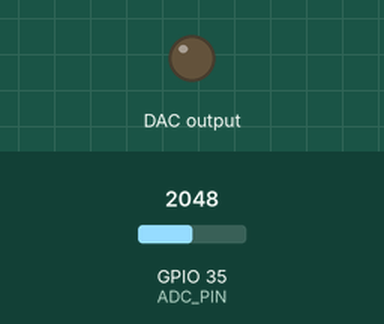
Recording of a sketch running on a simulated ESP32. Shown: output pins drawn as LEDs (lit = HIGH). Wiring (inferred from the names in the program): MCP4725 DAC at I2C address 0x60. The test bench sets the inputs (shaded band); at power-on: GPIO 35 (ADC_PIN) = 2048 (analog values on the 0–4095 scale). What the sketch prints to the serial monitor is not drawn.

Above: at 0.45 s.
Timing chart, 0 to 1.9 s (numbered marks = the images above):
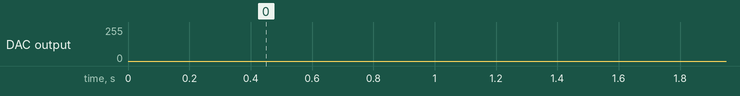

The sketch:

MCP4725_TEST.ino
```cpp
#include <Wire.h>

// ======================================
// MCP4725 CONFIGURATION
// ======================================

#define DAC_SDA 21
#define DAC_SCL 22
#define DAC_ADDR 0x60

// ESP32 INTERNAL ADC
#define ADC_PIN 35

// ======================================
// SWEEP SETTINGS
// ======================================

const int DAC_MIN = 0;
const int DAC_MAX = 3600;
const int DAC_STEP = 12;

const float DAC_VREF = 3.3;

// Update every 3 milliseconds
const unsigned long SAMPLE_INTERVAL_US = 3000;

int dacValue = DAC_MIN;
int direction = 1;

unsigned long nextSample = 0;

// ======================================
// INITIALIZE DAC
// ======================================

bool initDAC() {

  Wire.begin(DAC_SDA, DAC_SCL);
  Wire.setClock(400000);

  Wire.beginTransmission(DAC_ADDR);

  return Wire.endTransmission() == 0;
}

// ======================================
// WRITE MCP4725
// ======================================

bool writeDAC(uint16_t value) {

  value = constrain(value, 0, 4095);

  Wire.beginTransmission(DAC_ADDR);

  Wire.write(0x40);
  Wire.write(value >> 4);
  Wire.write((value & 0x0F) << 4);

  return Wire.endTransmission() == 0;
}

// ======================================
// READ ESP32 INTERNAL ADC
// ======================================

float readInternalADC() {

  const int samples = 4;

  uint32_t total = 0;

  for (int i = 0; i < samples; i++) {

    total += analogReadMilliVolts(ADC_PIN);
  }

  return (total / (float)samples) / 1000.0;
}

// ======================================
// SETUP
// ======================================

void setup() {

  Serial.begin(230400);

  analogReadResolution(12);

  analogSetPinAttenuation(
    ADC_PIN,
    ADC_11db
  );

  if (!initDAC()) {

    Serial.println("# DAC NOT FOUND");

    while (true) {
      delay(1000);
    }
  }

  writeDAC(0);

  delay(300);

  Serial.println(
    "TIME_MS,DAC_VALUE,EXPECTED_V,ADC_V"
  );

  nextSample = micros();
}

// ======================================
// CONTINUOUS TRIANGULAR SWEEP
// ======================================

void loop() {

  // Fixed update interval
  unsigned long now = micros();

  if ((long)(now - nextSample) < 0) {
    return;
  }

  nextSample += SAMPLE_INTERVAL_US;

  // Write DAC
  if (!writeDAC(dacValue)) {
    return;
  }

  // Read ADC
  float adcVoltage = readInternalADC();

  // Ideal DAC voltage
  float expectedVoltage =
    (dacValue / 4095.0) * DAC_VREF;

  // Send CSV data
  Serial.print(millis());
  Serial.print(",");

  Serial.print(dacValue);
  Serial.print(",");

  Serial.print(expectedVoltage, 4);
  Serial.print(",");

  Serial.println(adcVoltage, 4);

  // Update triangular waveform
  dacValue += direction * DAC_STEP;

  if (dacValue >= DAC_MAX) {

    dacValue = DAC_MAX;
    direction = -1;
  }

  if (dacValue <= DAC_MIN) {

    dacValue = DAC_MIN;
    direction = 1;
  }
}
```
